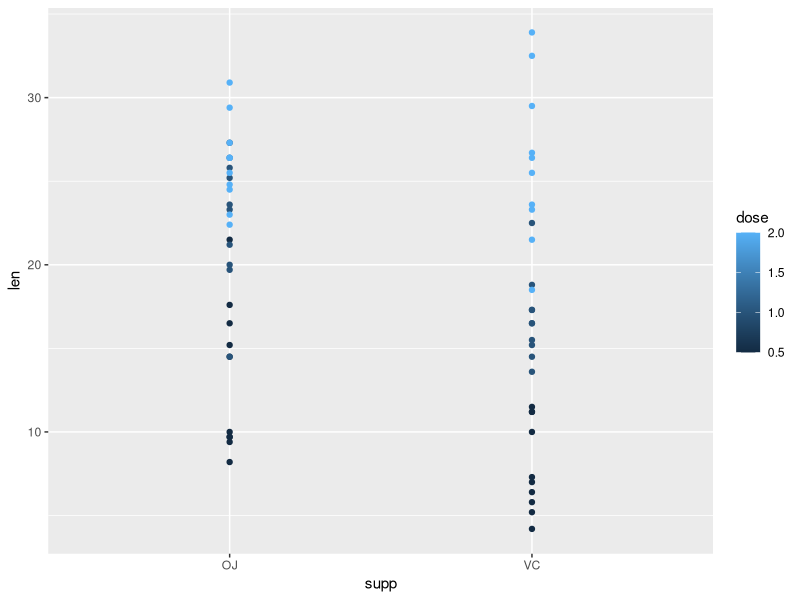
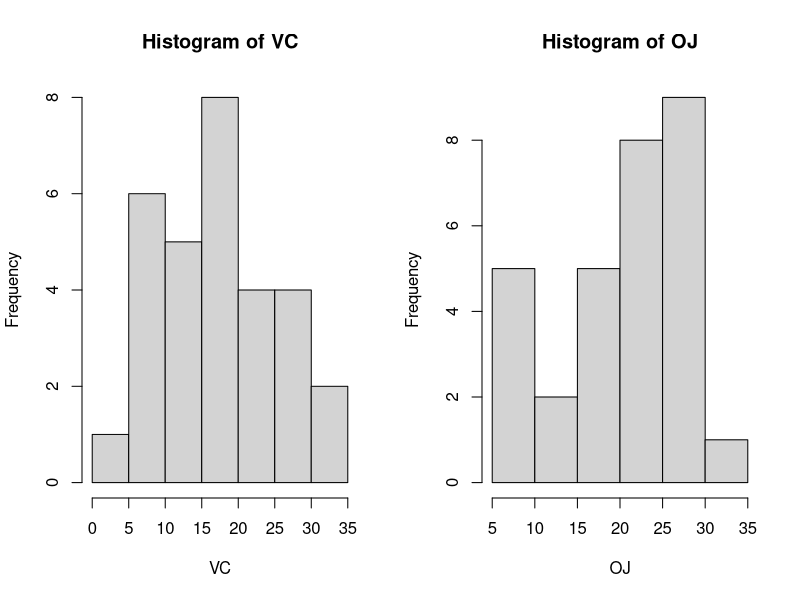
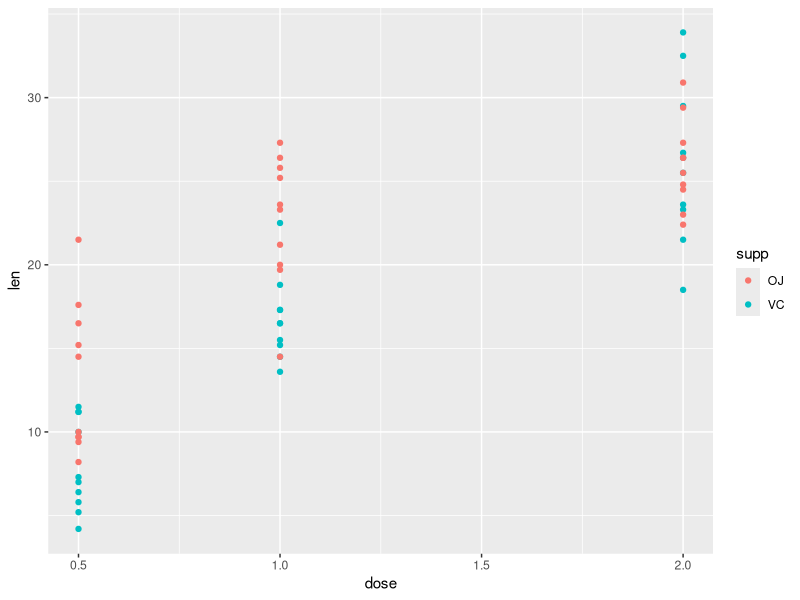

R code for these plots, in order:
## ---- chunk 1
library(ggplot2)
str(ToothGrowth)
summary(ToothGrowth)
qplot(data = ToothGrowth, x = supp, y = len,color = dose)

## ---- chunk 2
table(ToothGrowth$supp)
OJ <- ToothGrowth$len[which(ToothGrowth$supp == "OJ")]
VC <- ToothGrowth$len[which(ToothGrowth$supp == "VC")]
par(mfrow = c(1,2))
hist(VC, breaks = 8); hist(OJ, breaks = 8) 
## ---- chunk 3
data.frame( OJ.VAR = var(OJ), VC.VAR = var(VC))
t.test(OJ, VC, var.equal = F)$conf
## ---- chunk 4
qplot(data = ToothGrowth, x = dose, y = len,color = supp)
table(ToothGrowth$dose)
## ---- chunk 5
dose.5 <- with(ToothGrowth, len[which(dose == .5)])
dose1 <- with(ToothGrowth, len[which(dose == 1)])
dose2 <- with(ToothGrowth, len[which(dose == 2)])
n <- length(dose.5)

m.5 <- mean(dose.5)
m1 <- mean(dose1)
m2 <- mean(dose2)

sd.5 <- sd(dose.5)
sd1<- sd(dose1)
sd2 <- sd(dose2)

ci.5 <- m.5 + c(-1,1)*qt(.975, n-1)*sd.5/sqrt(n)
ci1 <- m1 + c(-1,1)*qt(.975, n-1)*sd1/sqrt(n)
ci2 <- m2 + c(-1,1)*qt(.975, n-1)*sd2/sqrt(n)
df <- data.frame(Dosage = c(.5, 1, 2))
df <- cbind(df, rbind(ci.5, ci1, ci2))
names(df) <- c("Dosage", "Lower CI", "Upper CI")
df
